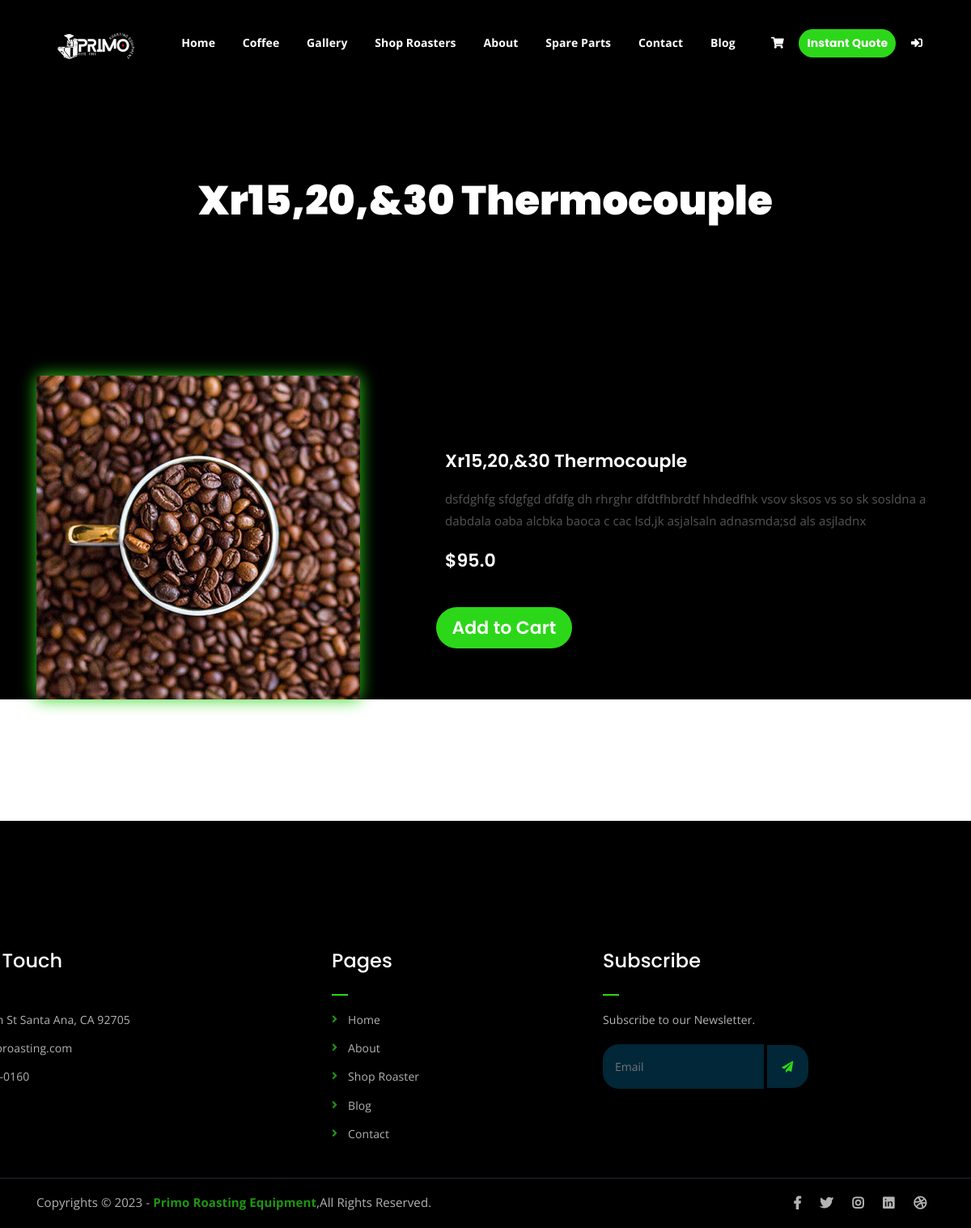
/spare-parts/1/, run on the app's committed database.
### main/models.py (models this page shows, shortened)
class spareParts(models.Model):
    toolCategory = models.CharField(max_length=100,null=True,blank=True)
    image = models.ImageField(upload_to='media')
    name = models.CharField(max_length=30)
    toolDesc = models.TextField(null=True, blank=True)
    price = models.FloatField()

### main/views.py (the view)
# urls.py: path('spare-parts/<int:product_id>/', views.product_detail, name='product_detail'),
def product_detail(request, product_id):
    product = get_object_or_404(spareParts, id=product_id)
    context = {
        'product': product,
    }
    return render(request, 'productDetailPage.html', context)

### main/templates/productDetailPage.html (shortened to what this page needs)
{% extends 'base.html' %}
{% load static %}
{% block content %}
<div class="breadcrumb-section breadcrumb-bg" style="background: #000">
  <div class="container">
    <div class="row">
      <div class="col-lg-8 offset-lg-2 text-center">
        <div class="breadcrumb-text">
          <h1>{{ product.name }}</h1>
        </div>
      </div>
    </div>
  </div>
</div>
<div class="single-product mb-150" style="background: #000; margin-top: -2px">
  <div class="container">
    <div class="row">
      <div class="col-md-5" style="margin-top: 40px">
        <div class="single-product-img">
          <img src="{{ product.image.url }}" alt="" />
        </div>
      </div>
      <div class="col-md-7" style="margin-top: 130px">
        <div class="single-product-content">
          <h3>
            <span class="orange-text" style="color: white">{{ product.name }}</span>
          </h3>
          <p>
            {{ product.toolDesc }}
          </p>
          <h3 style="margin-top: 20px">
            <span class="orange-text" style="color: white">${{ product.price }}</span>
          </h3>
          <h3 style="margin-top: 20px">
            <span class="orange-text" style="color: white">
              <div class="row">
                <a href="{% url 'cart_add' product.id %}" class="boxed-btn mt-4 mx-1" class="boxed-btn">Add to Cart</a>
              </div>
          </h3>
        </div>
      </div>
    </div>
  </div>
</div>
{% endblock content %}

### static/css/main.css (style rules this page uses)
html { font-size: 14px; font-weight: 400; line-height: 28px; height: 100%; background-color: black; }
body { font-family: "Open Sans", sans-serif; font-weight: 400; font-size: 1rem; letter-spacing: 0.1px; line-height: 1.8; color: #000304; overflow-x: hidden; }
body img { max-width: 100%; }
a { cursor: pointer; text-decoration: none; -webkit-transition: all 0.2s ease-in-out; -o-transition: all 0.2s ease-in-out; transition: all 0.2s ease-in-out; }
h1, .h1, h2, .h2, h3, .h3, h4, .h4, h5, .h5, h6, .h6 { font-family: "Poppins", sans-serif; font-weight: 700; margin: 0 0 1.25rem 0; color: #000000; }
h1:last-child, .h1:last-child, h2:last-child, .h2:last-child, h3:last-child, .h3:last-child, h4:last-child, .h4:last-child, h5:last-child, .h5:last-child, h6:last-child, .h6:last-child { margin: 0; }
h1, .h1 { font-size: 4rem; font-weight: 700; line-height: 4rem; }
h3, .h3 { font-size: 2rem; font-weight: 700; line-height: 2.25rem; }
p { font-family: "Open Sans", sans-serif; font-weight: 400; font-size: 1rem; letter-spacing: 0.1px; line-height: 1.8; color: #000000; margin: 0 0 1.25rem 0; }
.mb-150 { margin-bottom: 150px; }
.orange-text { color: rgb(44, 215, 25); }
a.boxed-btn { font-family: 'Poppins', sans-serif; display: inline-block; background-color: rgb(44, 215, 25); color: #fff; padding: 10px 20px; }
a.boxed-btn, a.bordered-btn, a.cart-btn { border-radius: 50px; }
.breadcrumb-bg { background-image: url(../img/breadcrumb-bg.jpg); }
.breadcrumb-text h1 { font-size: 50px; font-weight: 900; color: #fff; margin: 0; margin-top: 20px; }
.breadcrumb-section { padding: 150px 0; background-size: cover; background-position: center center; position: relative; z-index: 1; background-attachment: fixed; padding-top: 200px; background-color: #000000; }
.breadcrumb-section:after { position: absolute; left: 0; top: 0; width: 100%; height: 100%; content: ""; background-color: #000000; z-index: -1; opacity: 0.8; }
a.boxed-btn { -webkit-transition: 0.3s; -o-transition: 0.3s; transition: 0.3s; }
html, body { height: 100%; }
.single-product-img img { border-radius: 5px; -webkit-box-shadow: 0 0 20px rgb(44, 215, 25);; box-shadow: 0 0 20px rgb(44, 215, 25); }
.single-product-content h3 { font-size: 22px; font-weight: 600; }
.single-product-content p { font-size: 15px; color: #555; line-height: 1.8; }
.single-product-content { margin-left: 30px; }

### data on the page
spareParts: name "Xr15,20,&30 Thermocouple", image (picture), toolDesc "dsfdghfg sfdgfgd dfdfg dh rhrghr dfdtfhbrdtf hhdedfhk vsov sksos vs so sk sosldna a dabdala oaba alcbka baoca c cac lsd,jk asjalsaln adnasmda;sd als asjladnx", price "95.0"
